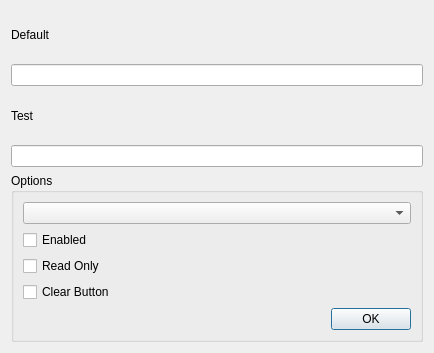
<?xml version="1.0" encoding="UTF-8"?>
<ui version="4.0">
 <class>Dialog</class>
 <widget class="QDialog" name="Dialog">
  <property name="geometry">
   <rect>
    <x>0</x>
    <y>0</y>
    <width>434</width>
    <height>353</height>
   </rect>
  </property>
  <property name="windowTitle">
   <string>Dialog</string>
  </property>
  <layout class="QVBoxLayout" name="verticalLayout_2">
   <item>
    <widget class="QLabel" name="label">
     <property name="text">
      <string>Default</string>
     </property>
    </widget>
   </item>
   <item>
    <widget class="QLineEdit" name="txtDefault"/>
   </item>
   <item>
    <widget class="QLabel" name="label_2">
     <property name="text">
      <string>Test</string>
     </property>
    </widget>
   </item>
   <item>
    <widget class="QLineEdit" name="txtTest"/>
   </item>
   <item>
    <widget class="QGroupBox" name="groupBox">
     <property name="title">
      <string>Options</string>
     </property>
     <layout class="QVBoxLayout" name="verticalLayout">
      <item>
       <widget class="QComboBox" name="comboBox"/>
      </item>
      <item>
       <widget class="QCheckBox" name="checkBoxEnabled">
        <property name="text">
         <string>Enabled</string>
        </property>
       </widget>
      </item>
      <item>
       <widget class="QCheckBox" name="checkBoxReadOnly">
        <property name="text">
         <string>Read Only</string>
        </property>
       </widget>
      </item>
      <item>
       <widget class="QCheckBox" name="checkBoxClear">
        <property name="text">
         <string>Clear Button</string>
        </property>
       </widget>
      </item>
      <item>
       <widget class="QDialogButtonBox" name="buttonBox">
        <property name="standardButtons">
         <set>QDialogButtonBox::Ok</set>
        </property>
       </widget>
      </item>
     </layout>
    </widget>
   </item>
  </layout>
 </widget>
 <resources/>
 <connections/>
</ui>
